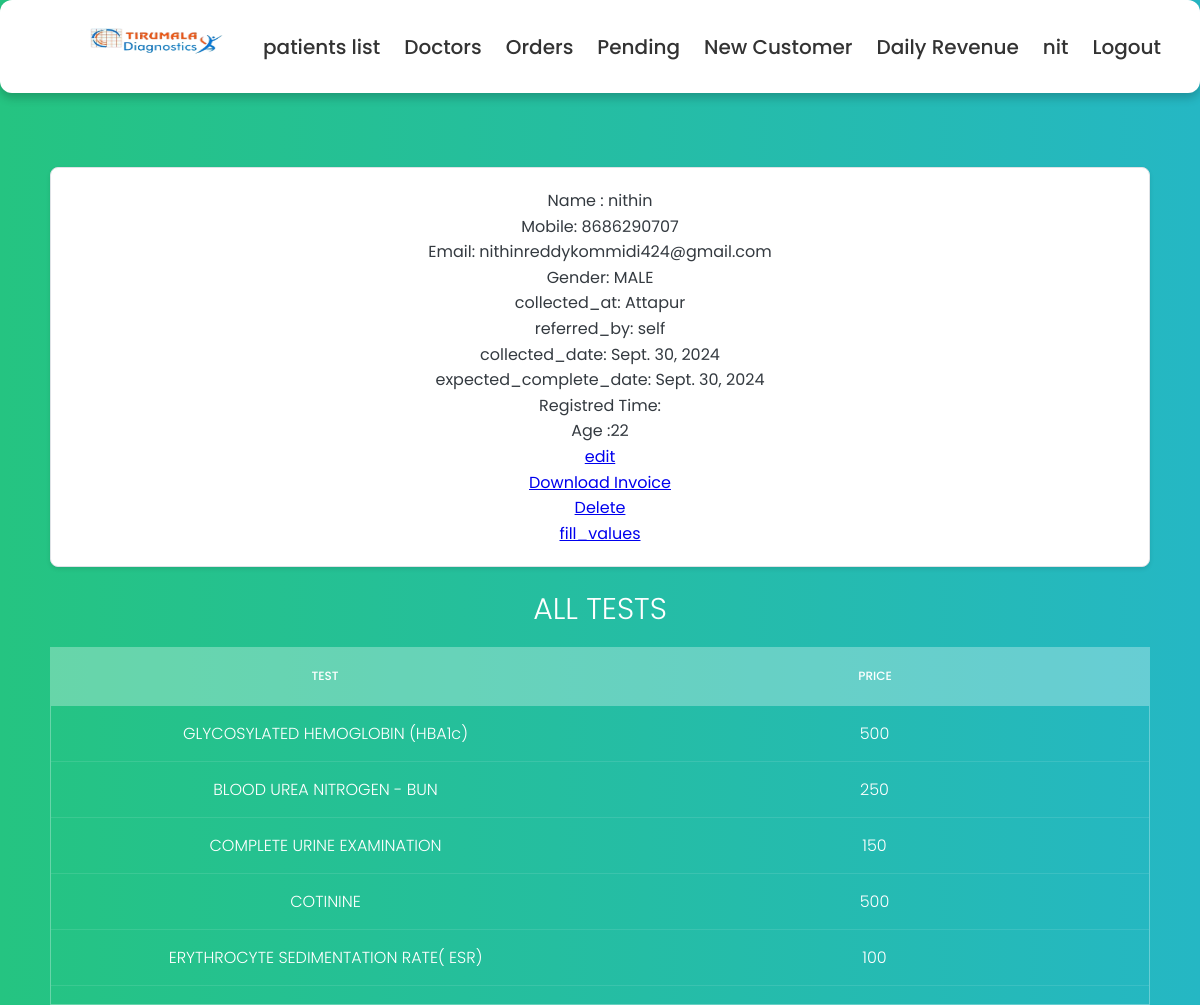
The page /3053004fd6ca4ab8badcbeec184840f3/order_details (signed in) on the database its author committed.
### details/models.py (models this page shows, shortened)
class Order(models.Model):
    def get_total(self):
        total = sum([test.price for test in self.tests.all()])
        return total
    collected_at = models.ForeignKey(Locations, on_delete=models.DO_NOTHING,null=True)
    referred_by = models.ForeignKey(Doctor, on_delete=models.DO_NOTHING,null=True)
    collected_date = models.DateField(null= True)
    expected_complete_date = models.DateField(null=True)
    tests = models.ManyToManyField(Test, blank=False)
    customer = models.ForeignKey(Customer,on_delete=models.DO_NOTHING, blank=False)
    order_id = models.UUIDField(default=uuid.uuid4, primary_key=True)
    collected_by = models.ForeignKey(Tech, on_delete=models.DO_NOTHING,null=True, related_name='collected_by', blank = True)
    tested_by = models.ForeignKey(Tech, on_delete=models.DO_NOTHING,null=True, related_name='tested_by', blank = True)
    report_by = models.ForeignKey(Tech, on_delete=models.DO_NOTHING,null=True, related_name='report_by',blank=True)
    collected_datetime = models.DateTimeField(null=True)  # For date and time
    tested_datetime = models.DateTimeField(null=True)  # For date and time
    report_datetime = models.DateTimeField(null=True)  # For date and time
    hba1c = models.CharField(max_length=10, blank= True)
    blood_urea_nitrogen = models.CharField(max_length=10, blank=True)
    cotinine = models.CharField(max_length=10, blank=True)
    esr_1_hour = models.CharField(max_length=10, blank=True)
    hbsag = models.CharField(max_length=10, blank=True)
    hiv_1_and_2 = models.CharField(max_length=10, blank=True)
    colour = models.CharField(max_length=10, blank=True)
    specific_gravity = models.CharField(max_length=10, blank=True)
    ph = models.CharField(max_length=10, blank=True)
    blood = models.CharField(max_length=10, blank=True)
    albumin = models.CharField(max_length=10, blank=True)
    sugar = models.CharField(max_length=10, blank=True)
    ketone_bodies = models.CharField(max_length=10, blank=True)
    nitrite = models.CharField(max_length=10, blank=True)
    urobilinogen = models.CharField(max_length=10, blank=True)
    leucocytes = models.CharField(max_length=10, blank=True)
    bile_salts = models.CharField(max_length=10, blank=True)
    bile_pigments = models.CharField(max_length=10, blank=True)
    pus_cells = models.CharField(max_length=10, blank=True)
    epithelial_cells = models.CharField(max_length=10, blank=True)
    rbcs = models.CharField(max_length=10, blank=True)
    bacteria = models.CharField(max_length=10, blank=True)
    others = models.CharField(max_length=10, blank=True)
    haemoglobin = models.CharField(max_length=10, blank=True)
    rbc_count = models.CharField(max_length=10, blank=True)
    pcv = models.CharField(max_length=10, blank=True)
    platelets = models.CharField(max_length=10, blank=True)
    wbc = models.CharField(max_length=10, blank=True)
    neutrophils = models.CharField(max_length=10, blank=True)
    lymphocytes = models.CharField(max_length=10, blank=True)
    eosinophils = models.CharField(max_length=10, blank=True)
    monocytes = models.CharField(max_length=10, blank=True)
    basophils = models.CharField(max_length=10, blank=True)
    mcv = models.CharField(max_length=10, blank=True)
    mchc = models.CharField(max_length=10, blank=True)
    mch = models.CharField(max_length=10, blank=True)
    random_blood_sugar = models.CharField(max_length=10, blank=True)
    uric_acid = models.CharField(max_length=10, blank=True)
    serum_creatinine = models.CharField(max_length=10, blank=True)
    total_cholesterol = models.CharField(max_length=10, blank=True)
    hdl = models.CharField(max_length=10, blank=True)
    ldl = models.CharField(max_length=10, blank=True)
    vldl = models.CharField(max_length=10, blank=True)
    triglycerides = models.CharField(max_length=10, blank=True)
    chol_hdl_ratio = models.CharField(max_length=10, blank=True)
    total_bilirubin = models.CharField(max_length=10, blank=True)
    direct_bilirubin = models.CharField(max_length=10, blank=True)
    indirect_bilirubin = models.CharField(max_length=10, blank=True)
    alkaline_phosphatase = models.CharField(max_length=10, blank=True)
    serum_gpt = models.CharField(max_length=10, blank=True)
    serum_got = models.CharField(max_length=10, blank=True)
    total_proteins = models.CharField(max_length=10, blank=True)
    albumin = models.CharField(max_length=10, blank=True)
    globulin = models.CharField(max_length=10, blank=True)
    alb_glob_ratio = models.CharField(max_length=10, blank=True)
    ggtp = models.CharField(max_length=10, blank=True)

class Customer(models.Model):
    title = models.ForeignKey(Title, on_delete=models.DO_NOTHING,null=True)
    patient_name = models.CharField(max_length=50)
    mobile = models.IntegerField(null=True)
    email = models.EmailField(null=True)
    gender = models.ForeignKey(Gender, on_delete=models.DO_NOTHING,null=True)
    age = models.CharField(max_length=4, null=True)
    patient_address = models.CharField(max_length=150)

class Gender(models.Model):
    gender = models.CharField(max_length= 10)
    def __str__(self):
        return self.gender

class Locations(models.Model):
        location = models.CharField(max_length=50)
        def __str__(self):
            return self.location

class Doctor(models.Model):
    doctor_name = models.CharField(max_length=50)
    commission = models.IntegerField()
    doctor_mobile = models.IntegerField(null=True)
    doctor_email = models.EmailField(null=True)
    def __str__(self):
        return self.doctor_name

class Test(models.Model):
    is_collected = {('yes', 'yes'),
              ('no', 'no')}
    test_id = models.AutoField(primary_key=True)
    test_name = models.CharField(max_length=50)
    collection_status = models.CharField(max_length=20, choices=is_collected, blank=False, default='no')
    price = models.IntegerField()
    def __str__(self):
        return self.test_name

### details/views.py (the view)
# urls.py: path('<order_id>/order_details', order_details, name='order_details'),
@login_required(login_url='user_login')
def order_details(request,order_id):
    order = Order.objects.get(order_id=order_id)
    tests = order.tests.all()
    return render(request,'Order Details.html',{'order': order, 'tests': tests})

### details/Templates/Order Details.html (shortened to what this page needs)
{% extends "base.html" %}
{% block content%}
<section>
    <div class="details">
        <p> Name : {{order.customer.patient_name}}</p>
        <p> Mobile: {{order.customer.mobile}}</p>
        <p>Email: {{order.customer.email}}</p>
        <p>Gender: {{order.customer.gender}}</p>
        <p>collected_at: {{order.collected_at}}</p>
        <p>referred_by: {{order.referred_by}}</p>
        <p>collected_date: {{order.collected_date}}</p>
        <p>expected_complete_date: {{order.expected_complete_date}}</p>
        <p>Registred Time: {{order.created_at}}</p>
        <p>Age :{{order.customer.age}}</p>
        <p><a href="{% url 'edit_order' order.order_id %}"> edit</a></p>
        <p><a href="{% url 'generate_invoice' order.order_id %}">Download Invoice</a></p>
        <p><a href="{% url 'delete_order' order.order_id %}"> Delete</a></p>
        <p><a href="{% url 'fill_values' order.order_id %}"> fill_values</a></p>
    </div>
        <h1>All Tests</h1>
        <div class="tbl-header">
          <table cellpadding="0" cellspacing="0" border="0">
            <thead>
                <tr>
                    <th>Test</th>
                    <th>Price</th>
                </tr>
            </thead>
          </table>
        </div>
        <div class="tbl-content">
          <table cellpadding="0" cellspacing="0" border="0">
            {% for test in tests %}
            <tbody>
                <tr>
                    <td>{{test}}</td>
                    <td>{{test.price}}</td>
                  </tr>
            </tbody>
                {% endfor %}
          </table>
        </div>
      </section>
{% endblock %}

### details/Templates/base.html (shortened to what this page needs)
{% load static %}
<!DOCTYPE html>
<html lang="en">
<head>
    <link rel="stylesheet" href={% static "css/style.css" %}>
    <link rel="stylesheet" href="https://cdnjs.cloudflare.com/ajax/libs/font-awesome/5.15.2/css/all.min.css"/>
</head>
<div>
  <ul class="nav-links">
    <li><a href={% url 'home' %}> <img src="{% static '/images/logo.png' %}" alt="My image" width="200" height="45"></li>
    <li><a href={% url 'patients_list' %}> patients list </a> </li>
    <li><a href={% url 'doctors_list' %}> Doctors </a> </li>
    <li><a href={% url 'orders_list' %}> Orders </a> </li>
    <li><a href={% url 'pending_samples' %}> Pending </a> </li>
    <li><a href={% url 'register_customer' %}> New Customer </a> </li>
    <li><a href={% url 'daily_totals' %}> Daily Revenue </a> </li>
    <li><a> {{user}}</a></li>
    <li><a href={% url 'user_logout' %}> Logout </a> </li>
  </ul>
</div>
<body>
  <div style="height: 50px;"></div>
    {% block content%}
    {% endblock %}
</body>
</html>

### details/static/css/style.css (style rules this page uses)
* { margin: 0; padding: 0; box-sizing: border-box; font-family: 'Poppins', sans-serif; }
body { height: 100vh; background: #c1f7f5; padding-top: 37px; }
.nav-links { display: flex; align-items: center; justify-content: center; background: #fff; padding: 20px 15px; border-radius: 12px; box-shadow: 0 5px 10px rgba(0,0,0,0.2); position: fixed; top: 0; left: 0; width: 100%; }
.nav-links li { list-style: none; margin: 0 12px; }
.nav-links li a { position: relative; color: #333; font-size: 20px; font-weight: 500; padding: 6px 0; text-decoration: none; }
.nav-links li a:before { content: ''; position: absolute; bottom: 0; left: 0; height: 3px; width: 0%; background: #34efdf; border-radius: 12px; transition: all 0.4s ease; }
h1 { font-size: 30px; color: #fff; text-transform: uppercase; font-weight: 300; text-align: center; margin-bottom: 15px; }
table { width:100%; table-layout: fixed; }
.tbl-header { background-color: rgba(255,255,255,0.3); }
.tbl-content { height:300px; overflow-x:auto; margin-top: 0px; border: 1px solid rgba(255,255,255,0.3); }
th { padding: 20px 15px; text-align: center; font-weight: 500; font-size: 12px; color: #fff; text-transform: uppercase; }
td { padding: 15px; text-align: center; vertical-align:middle; font-weight: 300; font-size: 16px; color: #fff; border-bottom: solid 1px rgba(255,255,255,0.1); }
body { background: -webkit-linear-gradient(left, #25c481, #25b7c4); background: linear-gradient(to right, #25c481, #25b7c4); font-family: 'Roboto', sans-serif; padding-top: 37px; }
section { margin: 50px; }
.details { padding: 20px; background-color: #ffffff; border: 1px solid #dee2e6; border-radius: 8px; box-shadow: 0 2px 4px rgba(0, 0, 0, 0.1); margin-bottom: 20px; margin-top: 80px; font-size: 16px; line-height: 1.6; color: #343a40; text-align: center; }

### rows shown on the page
Order: customer.patient_name "nithin", customer.mobile "8686290707", customer.email "nithinreddykommidi424@gmail.com", customer.gender "MALE", collected_at "Attapur", referred_by "self", collected_date "Sept. 30, 2024", expected_complete_date "Sept. 30, 2024", customer.age "22"
Test: test_name "GLYCOSYLATED HEMOGLOBIN (HBA1c)", price "500"
Test: test_name "BLOOD UREA NITROGEN - BUN", price "250"
Test: test_name "COMPLETE URINE EXAMINATION", price "150"
Test: test_name "COTININE", price "500"
Test: test_name "ERYTHROCYTE SEDIMENTATION RATE( ESR)", price "100"

### other values the page prints
{{ user }} "nit"
